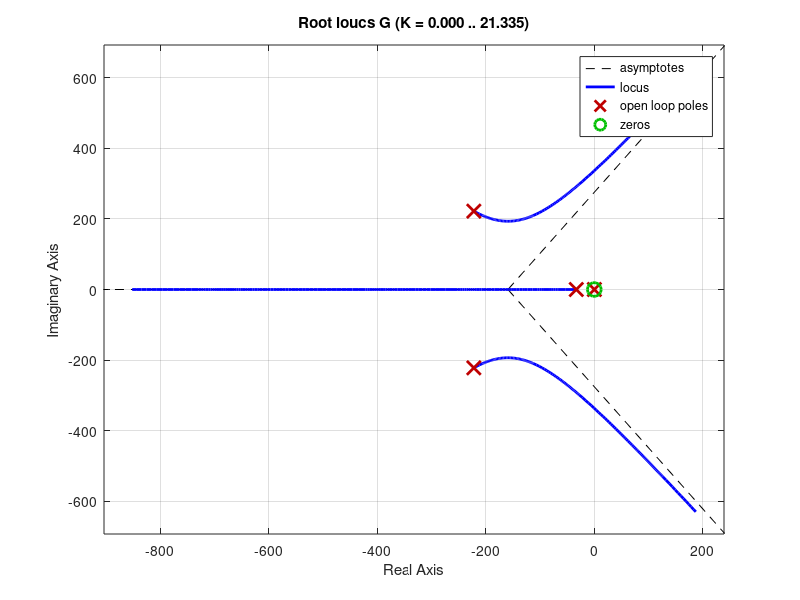

Here is the MATLAB script that generated this plot: (Note: this script raises an error after producing the figure.)
%% Initialisation
close all
clear all
clc

%% Parameters
rads2rpm = 60 / (2 * pi);
rpm2rads = 2 * pi / 60;
s = tf('s');
km = 5.2;
Tm = 0.03;

%% Transfer functions
P1 = km / (Tm * s + 1);
integ = 1 / s;
P = P1 * integ;

%% Derivative filter
wc = 2 * pi * 50;
d = 1 / sqrt(2);
H2 = wc^2 * s / (s^2 + 2 * d * wc * s + wc^2);

%% Open-Chain system
G = P * H2;
kc = margin(G);

figure(1)
rlocus(G)

% The critical gain is 2.98

%% Response to step input with P controller
Kp = kc / 4;
t = 0:0.001:0.3;
w1 = stepDataOptions("InputOffset", 0, "StepAmplitude", 300 * rpm2rads);

% Let Wu be the system response with u as output
Wu = feedback(Kp, P * H2);
Wu = minreal(Wu);
u = step(Wu, t, w1);
% Let Ww be the system response with w as output
Ww = feedback(Kp * P1, integ * H2);
Ww = minreal(Ww);
w = step(Ww, t, w1);
% Let Wm be the system response with wm as output
Wm = feedback(Kp * P * H2, 1);
Wm = minreal(Wm);
wm = step(Wm, t, w1);

figure(2)
hold on
grid on
plot(t, 300 * ones(1, length(t)))
plot(t, u)
plot(t, w * rads2rpm)
plot(t, wm * rads2rpm)
legend("input", "control signal", "actual speed", "measured speed")

%% Getting step response infos of Ww system
infos = stepinfo(Ww, "SettlingTimeThreshold", 0.05);

%% Switch to PI controller
Pi = (s + 100) / s;

%% Root locus
G1 = Pi * P * H2;
kc1 = margin(G1);

figure(3)
rlocus(G1)

%% Response to step input with PI controller
PI = Pi * kc1 / 4;
t = 0:0.001:0.3;

% Let Wu be the system response with u as output
Wui = feedback(PI, P * H2);
Wui = minreal(Wui);
ui = step(Wui, t, w1);
% Let Ww be the system response with w as output
Wwi = feedback(PI * P1, integ * H2);
Wwi = minreal(Wwi);
wi = step(Wwi, t, w1);
% Let Wm be the system response with wm as output
Wmi = feedback(PI * P * H2, 1);
Wmi = minreal(Wmi);
wmi = step(Wmi, t, w1);

figure(4)
hold on
grid on
plot(t, 300 * ones(1, length(t)))
plot(t, ui)
plot(t, wi * rads2rpm)
plot(t, wmi * rads2rpm)
legend("input", "control signal", "actual speed", "measured speed")

%% Getting step response infos of Ww system
infosi = stepinfo(Wwi, "SettlingTimeThreshold", 0.05);

